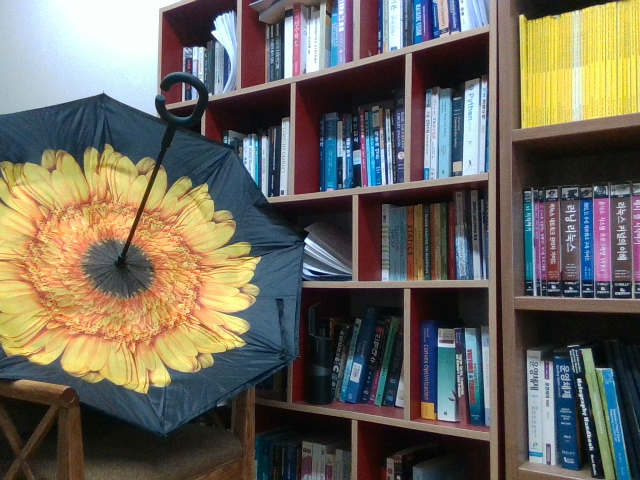
#> input picture left.png, 640 x 480 px
$ jupyter execute epipolar3d.ipynb   (older library calls are emulated)
#> lines starting #> are read from the running program, lines starting #| are printed output that depends on the picture; after the words box and inside, x2 and y2 are one past the last pixel; in counts of white or black regions, pixels touching at a corner belong together; long printed decimals are rounded
# RGB-based 3D Reconstruction using Stereo image

## Import

[cell 1]
import numpy as np
import open3d as o3d
import plotly.graph_objects as go
import cv2
import matplotlib.pyplot as plt
from PIL import Image

## Load stereo images

[cell 2]
rgb_left = cv2.imread('left.png', 1)
#> rgb_left is the input picture: shape (480, 640, 3); mean B, G, R 93.9, 103.9, 108.8
rgb_right = cv2.imread('right.png', 1)
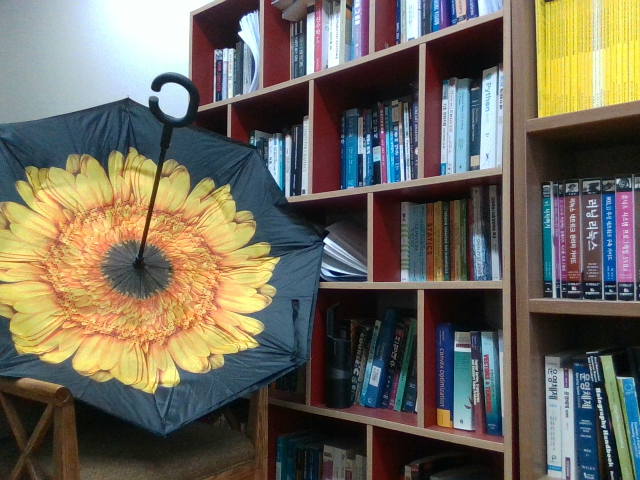
#> input picture right.png, 640 x 480 px
#> rgb_right is the input picture: shape (480, 640, 3); mean B, G, R 92.5, 104.6, 110

img_concat = cv2.hconcat([rgb_left, rgb_right])
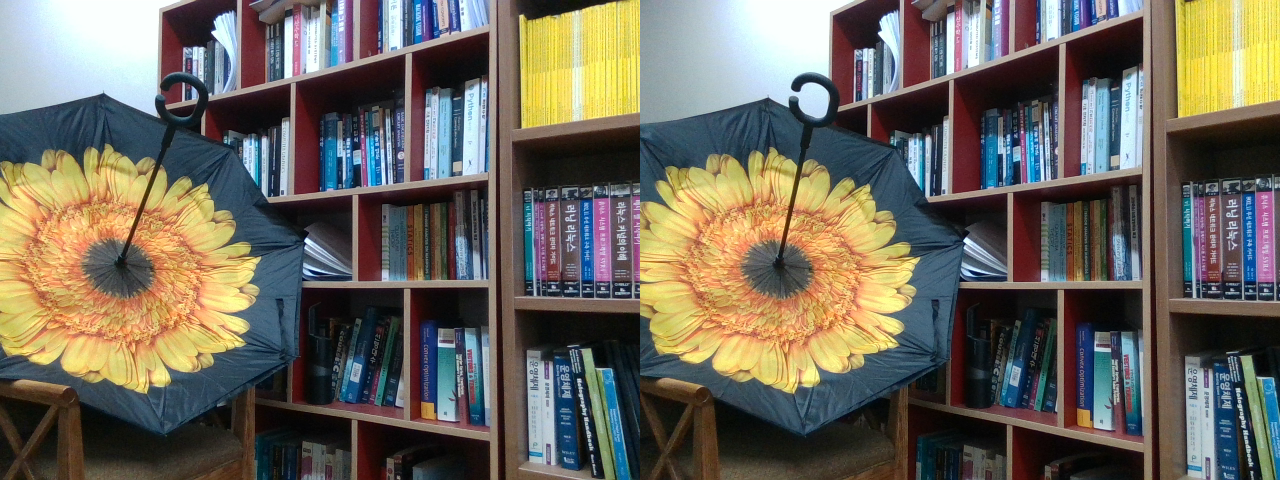
#> img_concat: shape (480, 1280, 3); mean B, G, R 93.2, 104.3, 109.4
plt.figure(figsize=(16, 12))
plt.imshow(cv2.cvtColor(img_concat, cv2.COLOR_BGR2RGB))

h, w, ch = rgb_left.shape
#> h = 480; w = 640; ch = 3

## Set Camera Intrinsic parameter

[cell 3]
f_x = 618.212
f_y = 617.673
c_x = 323.716
c_y = 256.977
k1 = 0
k2 = 0

K = np.array([[f_x, 0, c_x], [0, f_y, c_y], [0, 0, 1]], dtype=np.float64)
dist = np.array([[0, 0, 0, 0, 0]], dtype=np.float64)

print(K)
print(dist)

## Undistortion

### 1. Using cv2.undistort()

[cell 4]
newcameramtx, roi = cv2.getOptimalNewCameraMatrix(K, dist, (w, h), 1, (w, h))
#> roi = (0, 0, 639, 479)

[cell 5]
# Undistort
dst_left = cv2.undistort(rgb_left, K, dist, None, newcameramtx)
dst_right = cv2.undistort(rgb_right, K, dist, None, newcameramtx)

# Crop the image
x, y, w, h = roi
#> x = 0; y = 0; w = 639; h = 479
dst_left = dst_left[y:y+h, x:x+w]
dst_right = dst_right[y:y+h, x:x+w]
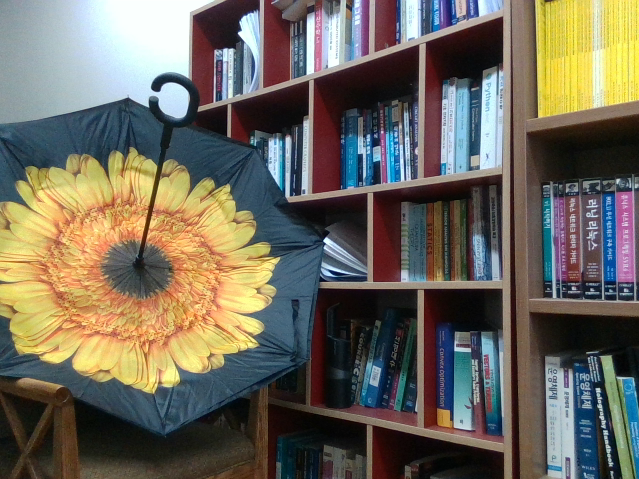
#> dst_right: shape (479, 639, 3); mean B, G, R 92.6, 104.7, 110.1

cv2.imwrite('dst_left.png', dst_left)
cv2.imwrite('dst_right.png', dst_right)
#> Out = True

### 2. Using remapping

[cell 6]
# Undistort
mapx, mapy = cv2.initUndistortRectifyMap(K, dist, None, newcameramtx, (w, h), 5)
dst_left = cv2.remap(rgb_left, mapx, mapy, cv2.INTER_LINEAR)
dst_right = cv2.remap(rgb_right, mapx, mapy, cv2.INTER_LINEAR)

# crop the image
x, y, w, h = roi
dst_left = dst_left[y:y+h, x:x+w]
dst_right = dst_right[y:y+h, x:x+w]

cv2.imwrite('dst_left.png', dst_left)
cv2.imwrite('dst_right.png', dst_right)
#> Out = True

## SIFT Feature matching

### Feature Extraction

[cell 7]
img1 = rgb_left
img2 = rgb_right

sift = cv2.SIFT_create()

# Find the keypoints and descriptors with SIFT
kp1, des1 = sift.detectAndCompute(img1, None)
#> kp1 = 1995 keypoints; strongest (x, y, size): (226, 30, 19.2), (579, 380, 3.1), (586, 419, 3.1), (213, 33, 2.8)
kp2, des2 = sift.detectAndCompute(img2, None)
#> kp2 = 1971 keypoints; strongest (x, y, size): (157, 84, 8.4), (250, 29, 18), (326, 240, 3.9), (175, 102, 18.7)

nkp1 = []
ndesc1 = []
nkp2 = []
ndesc2 = []
pts1 = []
pts2 = []
good = []
kkp1 = []
kkp2 = []

max_x1 = 640
min_x1 = 0
max_y1 = 480
min_y1 = 0

for i in range(len(kp1)):
    if kp1[i].pt[0] < max_x1 and kp1[i].pt[0] > min_x1 and kp1[i].pt[1] < max_y1 and kp1[i].pt[1] > min_y1:
        nkp1.append(kp1[i])
        ndesc1.append(des1[i])
#> after the loop, ndesc1 = 1995 items; nkp1 has the same summary as kp1

for i in range(len(kp2)):
    if kp2[i].pt[0] < max_x1 and kp2[i].pt[0] > min_x1 and kp2[i].pt[1] < max_y1 and kp2[i].pt[1] > min_y1:
        nkp2.append(kp2[i])
        ndesc2.append(des2[i])
#> after the loop, ndesc2 = 1971 items; nkp2 has the same summary as kp2

nkp1 = tuple(nkp1)
nkp2 = tuple(nkp2)
ndesc1 = tuple(ndesc1)
ndesc2 = tuple(ndesc2)

# FLANN parameters
FLANN_INDEX_KDTREE = 1
index_params = dict(algorithm=FLANN_INDEX_KDTREE, trees=5)
search_params = dict(checks=100)
flann = cv2.FlannBasedMatcher(index_params, search_params)
matches = flann.knnMatch(np.asarray(ndesc1, np.float32), np.asarray(ndesc2, np.float32), k=2)
#> matches = 1995 matches
for i,(m,n) in enumerate(matches):
    if m.distance < 0.75 * n.distance:
        pts1.append(nkp1[m.queryIdx].pt)
        pts2.append(nkp2[m.trainIdx].pt)
        kkp1.append(nkp1[m.queryIdx])
        kkp2.append(nkp2[m.trainIdx])
        good.append([m])
#> after the loop, good = 879 matches; kkp1 = 879 keypoints; strongest (x, y, size): (579, 380, 3.1), (586, 419, 3.1), (213, 33, 2.8), (592, 456, 2); kkp2 = 879 keypoints; strongest (x, y, size): (598, 390, 3.3), (605, 432, 3.3), (612, 472, 2), (611, 464, 3.1); pts1 = 879 pairs, first value 5.53 to 629.5, second value 11.68 to 463.7; pts2 = 879 pairs, first value 20.24 to 632.4, second value 9.96 to 472.5

img_k1 = img1.copy()
cv2.drawKeypoints(img_k1, kkp1, img_k1, flags=cv2.DRAW_MATCHES_FLAGS_DRAW_RICH_KEYPOINTS)
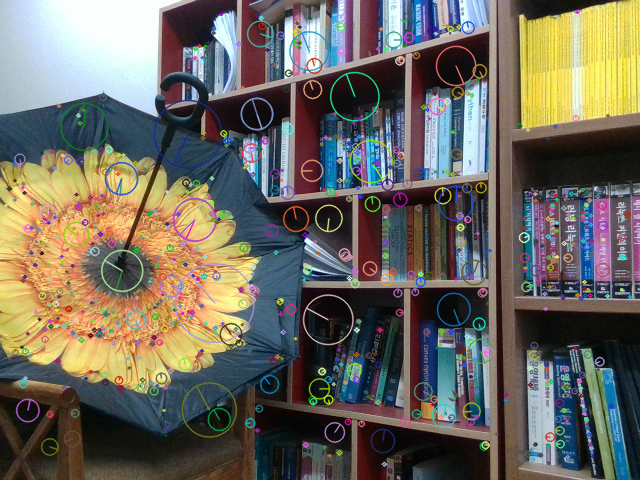
#> img_k1: shape (480, 640, 3); 11.9% of pixels changed, all inside (x1, y1, x2, y2) = (3, 10, 633, 467)
img_k2 = img2.copy()
cv2.drawKeypoints(img_k2, kkp2, img_k2, flags=cv2.DRAW_MATCHES_FLAGS_DRAW_RICH_KEYPOINTS)
#> img_k2: shape (480, 640, 3); 11.58% of pixels changed, all inside (x1, y1, x2, y2) = (17, 4, 636, 476)

res = cv2.hconcat([img_k1, img_k2])
plt.figure(figsize=(16, 12))
plt.imshow(cv2.cvtColor(res, cv2.COLOR_BGR2RGB))

### Feature matching

[cell 8]
for i in range(len(pts1)):
    cv2.line(res, (int(pts1[i][0]), int(pts1[i][1])), (int(pts2[i][0])+w, int(pts2[i][1])), (0, 255, 255), 1, 4 )
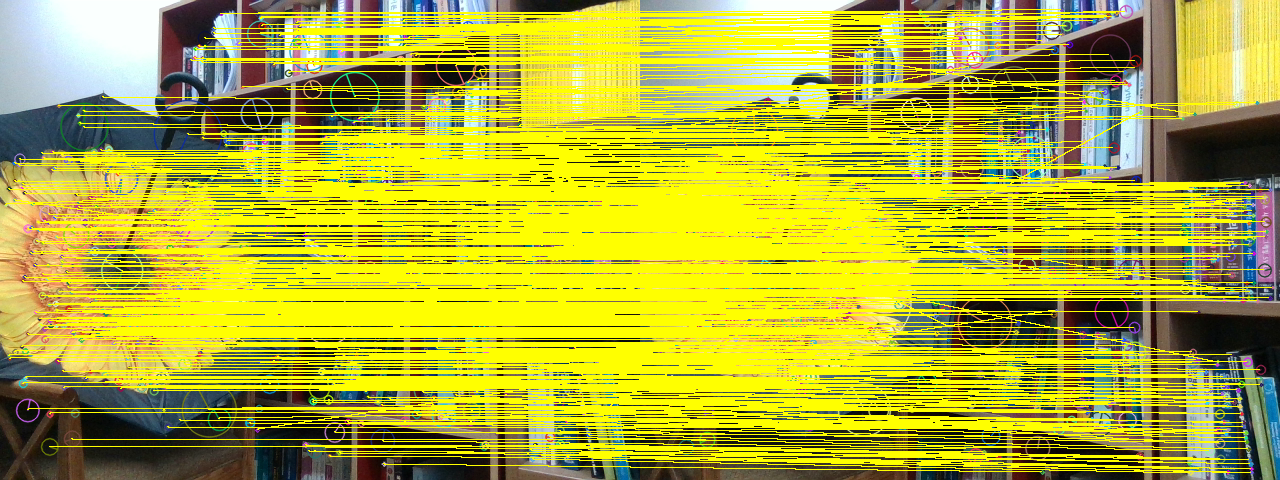
#> res: shape (480, 1280, 3); mean B, G, R 50.5, 177, 178.9

plt.imshow(cv2.cvtColor(res, cv2.COLOR_BGR2RGB))

## Compute Essential Matrix

[cell 9]
pts1 = np.int32(pts1)
#> pts1 = 879 pairs, first value 5 to 629, second value 11 to 463
pts2 = np.int32(pts2)
#> pts2 = 879 pairs, first value 20 to 632, second value 9 to 472

p1, p2 = np.ascontiguousarray(pts1, np.float32), np.ascontiguousarray(pts2, np.float32)
#> p1 has the same summary as pts1; p2 has the same summary as pts2

# Normalized points
pts1_norm = cv2.undistortPoints(np.expand_dims(p1, axis=1), cameraMatrix=K, distCoeffs=dist)
#> pts1_norm = 879 rows, first 8: [-0.516, -0.0858], [-0.516, -0.0858], [-0.511, 0.159], [-0.511, -0.112], [-0.509, 0.164], [-0.501, -0.154], [-0.501, -0.0939], [-0.501, -0.125]
pts2_norm = cv2.undistortPoints(np.expand_dims(p2, axis=1), cameraMatrix=K, distCoeffs=dist)
#> pts2_norm = 879 rows, first 8: [-0.351, -0.133], [-0.351, -0.133], [-0.491, 0.155], [-0.47, -0.105], [-0.49, 0.16], [-0.462, -0.146], [-0.14, 0.107], [-0.461, -0.118]

# Essential matrix
E, mask = cv2.findEssentialMat(pts1_norm, pts2_norm, focal=1.0, pp=(0., 0.), method=cv2.RANSAC, prob=0.999, threshold=3.0/500.0)
#> E = [[-0.00626, -0.0771, 0.0398], [0.185, 0.00579, -0.681], [-0.0414, 0.702, -0.000681]]; mask = 879 values, max 1 at index 2, min 0 at index 0, mean 0.935
E = E / E[2,2]
#> E = [[9.18, 113.2, -58.41], [-271.7, -8.5, 999.9], [60.82, -1030, 1]]

print('Essential Matrix')
print(E)
#| [[ 9.18385615e+00  1.13242761e+02 -5.84068025e+01]
#|  [-2.71716754e+02 -8.49939982e+00  9.99946799e+02]
#|  [ 6.08206487e+01 -1.03004329e+03  1.00000000e+00]]

## Get Rotation, translation

[cell 10]
# Essential matrix로부터 Pose 계산

points, R_est, t_est, mask_pose = cv2.recoverPose(E, pts1_norm, pts2_norm)
#> points = 866; R_est = [[0.988, 0.000175, 0.156], [-0.00145, 1, 0.0081], [-0.156, -0.00823, 0.988]]; t_est = [-0.992, -0.0579, -0.109]; mask_pose = 879 values, max 255 at index 0, min 0 at index 6, mean 251.2

print('Rotation')
print(R_est)
#| [[ 9.87810335e-01  1.75037520e-04  1.55662172e-01]
#|  [-1.45430507e-03  9.99966101e-01  8.10438381e-03]
#|  [-1.55655477e-01 -8.23197437e-03  9.87777104e-01]]

print('translation')
print(t_est)
#| [[-0.9924]
#|  [-0.05786]
#|  [-0.1086]]

## Stereo Rectification

[cell 11]
R = R_est
#> R has the same summary as R_est
T = t_est
#> T = [-0.992, -0.0579, -0.109]

R1, R2, P1, P2, Q, roi1, roi2 = cv2.stereoRectify(cameraMatrix1=K,
                                                  distCoeffs1=dist,
                                                  cameraMatrix2=K,
                                                  distCoeffs2=dist,
                                                  imageSize=(w, h),
                                                  R=R, T=T,
                                                  flags=cv2.CALIB_ZERO_DISPARITY,
                                                  alpha=1)
#> R1 = [[0.963, 0.0571, 0.262], [-0.0576, 0.998, -0.00582], [-0.262, -0.0095, 0.965]]; R2 = [[0.992, 0.0579, 0.109], [-0.0577, 0.998, -0.005], [-0.109, -0.0013, 0.994]]; P1 = [[420.3, 0, 173.9, 0], [0, 420.3, 262, 0], [0, 0, 1, 0]]; P2 = [[420.3, 0, 173.9, -420.3], [0, 420.3, 262, 0], [0, 0, 1, 0]]; Q = [[1, 0, 0, -173.9], [0, 1, 0, -262], [0, 0, 0, 420.3], [0, 0, 1, 0]]; roi1 = (90, 114, 451, 294); roi2 = (18, 107, 419, 300)

map1_x, map1_y = cv2.initUndistortRectifyMap(
    cameraMatrix=K, distCoeffs=dist, R=R1, newCameraMatrix=P1, size=(w, h), m1type=cv2.CV_32FC1)
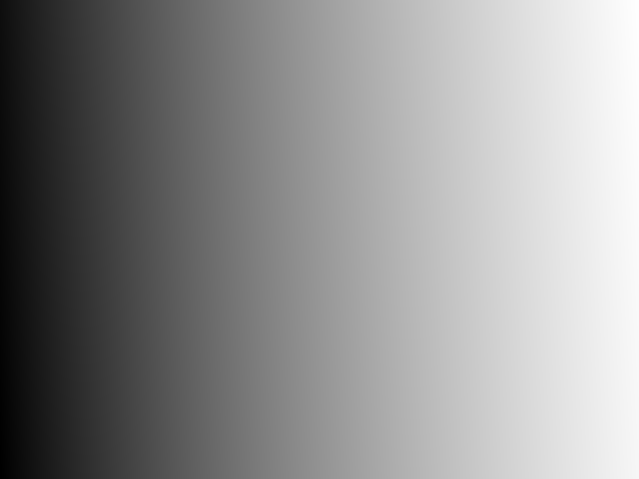
#> map1_x: shape (479, 639) float32; min -176.3, max 735.1, mean 339.7; drawn with min black and max white
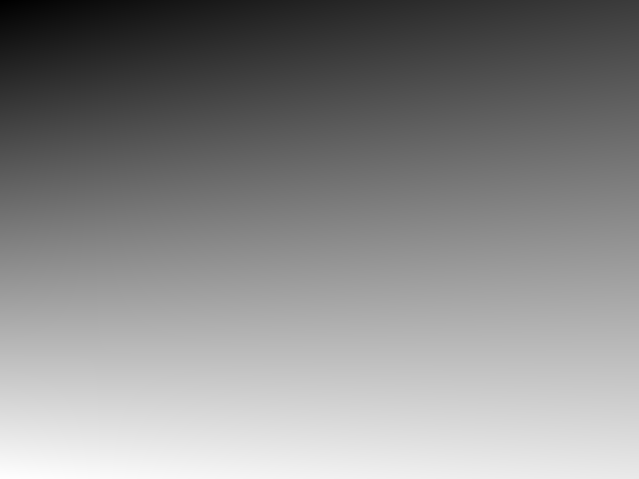
#> map1_y: shape (479, 639) float32; min -213.7, max 604.3, mean 229.4; drawn with min black and max white

map2_x, map2_y = cv2.initUndistortRectifyMap(
    cameraMatrix=K, distCoeffs=dist, R=R2, newCameraMatrix=P2, size=(w, h), m1type=cv2.CV_32FC1)

img1_rect = cv2.remap(rgb_left, map1_x, map1_y, cv2.INTER_LINEAR)
img2_rect = cv2.remap(rgb_right, map2_x, map2_y, cv2.INTER_LINEAR)

plt.figure(figsize=(16, 12))
plt.imshow(cv2.cvtColor(cv2.hconcat([img1_rect, img2_rect]), cv2.COLOR_BGR2RGB))
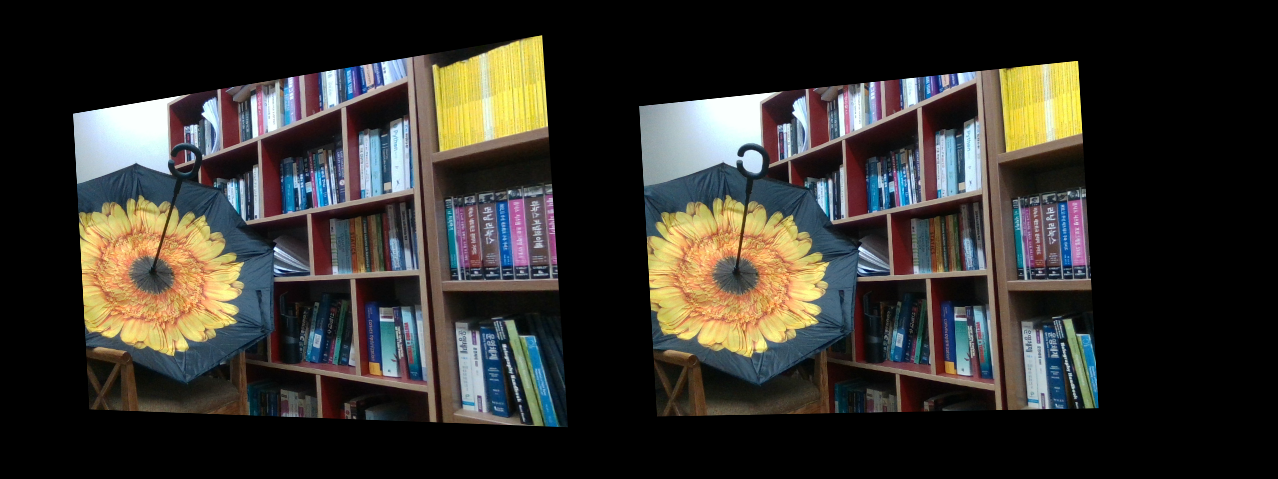
#> shown: shape (479, 1278, 3); mean R, G, B 53.8, 51.6, 46.4

## Stereo matching

[cell 12]
# Convert image to grayscale before matching
grayL = cv2.cvtColor(img1_rect, cv2.COLOR_BGR2GRAY)
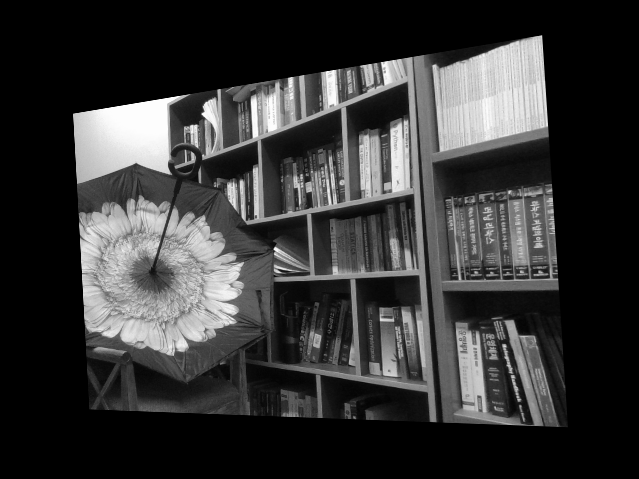
#> grayL: shape (479, 639); min 0, max 254, mean 54.1
grayR = cv2.cvtColor(img2_rect, cv2.COLOR_BGR2GRAY)

stereo = cv2.StereoBM_create(numDisparities=64, blockSize=25)
disparity = stereo.compute(grayL, grayR) / 10
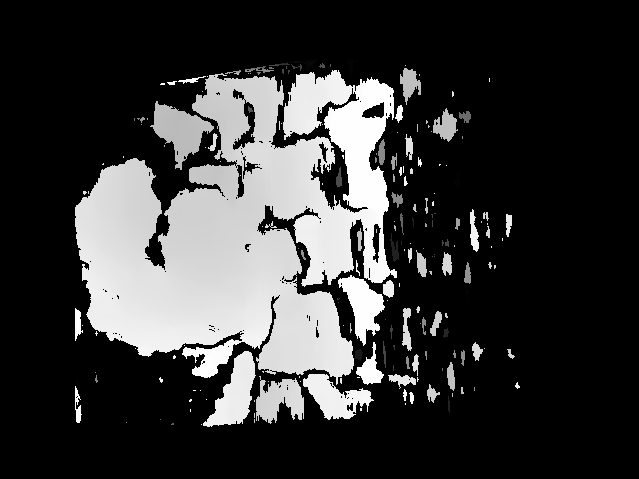
#> disparity: shape (479, 639) float64; min -1.6, max 100.8, mean 20.7; drawn with min black and max white

plt.figure(figsize=(16, 12))
plt.imshow(disparity, cmap='gray')

## 3D Reconstruction

[cell 13]
colors = []
points = []

f_x = K[0,0]
f_y = K[1,1]
c_x = K[0,2]
c_y = K[1,2]
# target distance unit: meter
Z = 1.0

sampling_rate = 1

for v in range(0,h,sampling_rate):
  for u in range(0,w,sampling_rate):
    if disparity[v,u] < 0:
      continue
    color = img1_rect[int(v),int(u),:]
    if color[2] == 0 and color[1]==0 and color[0] == 0:
      continue
    Z = -T[0,0] * K[0,0] / disparity[v,u]
    if Z < 0 or Z > 10:
      continue
    X = (u - c_x) * Z / f_x
    Y = (v - c_y) * Z / f_y
    points.append([X,Y,Z])
    colors.append([color[2]/255.0, color[1]/255.0, color[0]/255.0])
#> after the loop, colors = 72758 items; points = 72758 items

points = np.array(points)
colors = np.array(colors)

print(type(points))
#| <class 'numpy.ndarray'>
print(points.shape)
#| (72758, 3)

# Convert to Open3D.PointCLoud:
pcd_o3d = o3d.geometry.PointCloud()  # create a point cloud object
pcd_o3d.points = o3d.utility.Vector3dVector(points)
pcd_o3d.colors = o3d.utility.Vector3dVector(colors)
